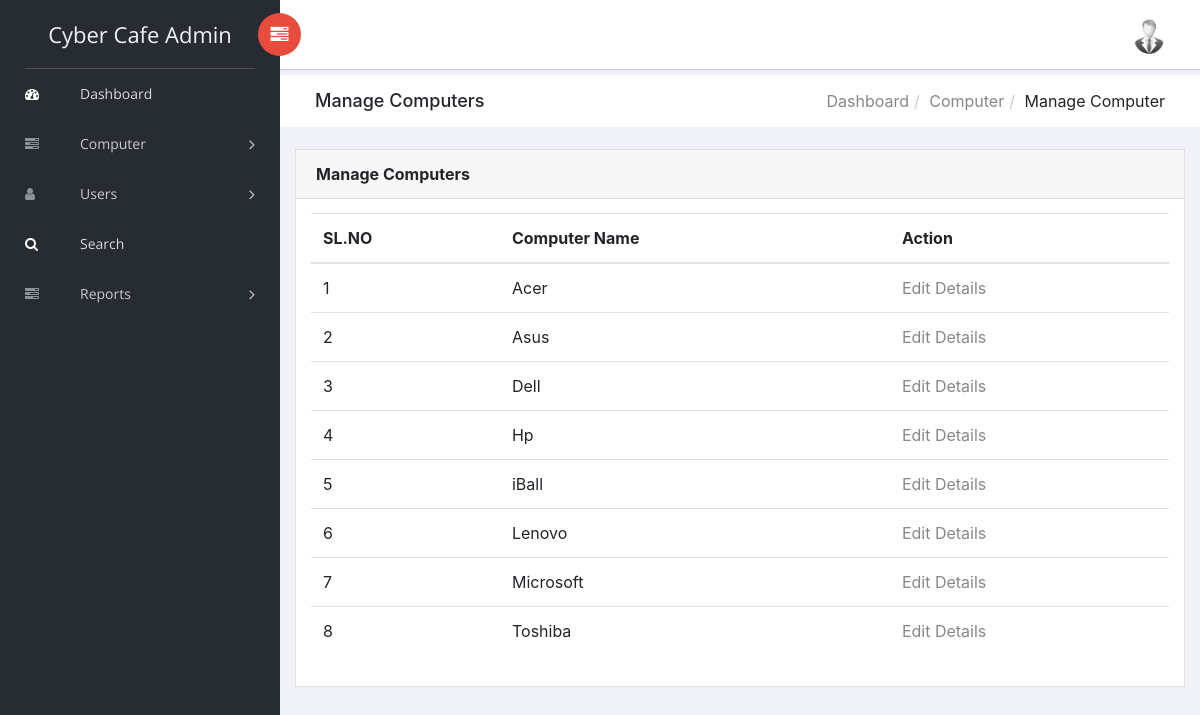
/manage-computer.php (signed in), run on the app's committed database.
### tables this page shows
CREATE TABLE `tblcomputers` (
  `ID` int(10) NOT NULL,
  `ComputerName` varchar(120) DEFAULT NULL,
  `ComputerLocation` varchar(120) DEFAULT NULL,
  `IPAdd` varchar(120) DEFAULT NULL,
  `EntryDate` timestamp NULL DEFAULT CURRENT_TIMESTAMP
);

### manage-computer.php (the view, shortened to what this page needs)
<?php
include('includes/dbconnection.php');
if (strlen($_SESSION['ccmsaid']==0)) {
  header('location:logout.php');
  } else{
  ?>
<!doctype html>
<html class="no-js" lang="en">
<head>
    <link rel="stylesheet" href="vendors/bootstrap/dist/css/bootstrap.min.css">
    <link rel="stylesheet" href="vendors/font-awesome/css/font-awesome.min.css">
    <link rel="stylesheet" href="vendors/themify-icons/css/themify-icons.css">
    <link rel="stylesheet" href="vendors/flag-icon-css/css/flag-icon.min.css">
    <link rel="stylesheet" href="vendors/selectFX/css/cs-skin-elastic.css">
    <link rel="stylesheet" href="assets/css/style.css">
</head>
<body>
    <?php include_once('includes/sidebar.php');?>
    <div id="right-panel" class="right-panel">
        <?php include_once('includes/header.php');?>
        <div class="breadcrumbs">
            <div class="col-sm-4">
                <div class="page-header float-left">
                    <div class="page-title">
                        <h1>Manage Computers</h1>
                    </div>
                </div>
            </div>
            <div class="col-sm-8">
                <div class="page-header float-right">
                    <div class="page-title">
                        <ol class="breadcrumb text-right">
                            <li><a href="dashboard.php">Dashboard</a></li>
                            <li><a href="manage-computer.php">Computer</a></li>
                            <li class="active">Manage Computer</li>
                        </ol>
                    </div>
                </div>
            </div>
        </div>
        <div class="content mt-3">
            <div class="animated fadeIn">
                <div class="row">
                    <div class="col-lg-12">
                        <div class="card">
                            <div class="card-header">
                                <strong class="card-title">Manage Computers</strong>
                            </div>
                            <div class="card-body">
                                <table class="table">
                                    <thead>
                                        <tr>
                                            <tr>
                  <th>SL.NO</th>
                  <th>Computer Name</th>
                   <th>Action</th>
                </tr>
                                        </tr>
                                        </thead>
                                    <?php
$ret=mysqli_query($con,"select *from tblcomputers");
$cnt=1;
while ($row=mysqli_fetch_array($ret)) {
?>
                <tr>
                  <td><?php echo $cnt;?></td>
                  <td><?php  echo $row['ComputerName'];?></td>
                  <td><a href="edit-computer-detail.php?editid=<?php echo $row['ID'];?>">Edit Details</a></td>
                </tr>
                <?php
$cnt=$cnt+1;
}?>
                                </table>
                            </div>
                        </div>
                    </div>
                </div>
            </div>
        </div>
    </div>
</body>
</html>
<?php }  ?>

### data on the page
tblcomputers: ComputerName "Acer"
tblcomputers: ComputerName "Asus"
tblcomputers: ComputerName "Dell"
tblcomputers: ComputerName "Hp"
tblcomputers: ComputerName "iBall"
tblcomputers: ComputerName "Lenovo"
tblcomputers: ComputerName "Microsoft"
tblcomputers: ComputerName "Toshiba"
